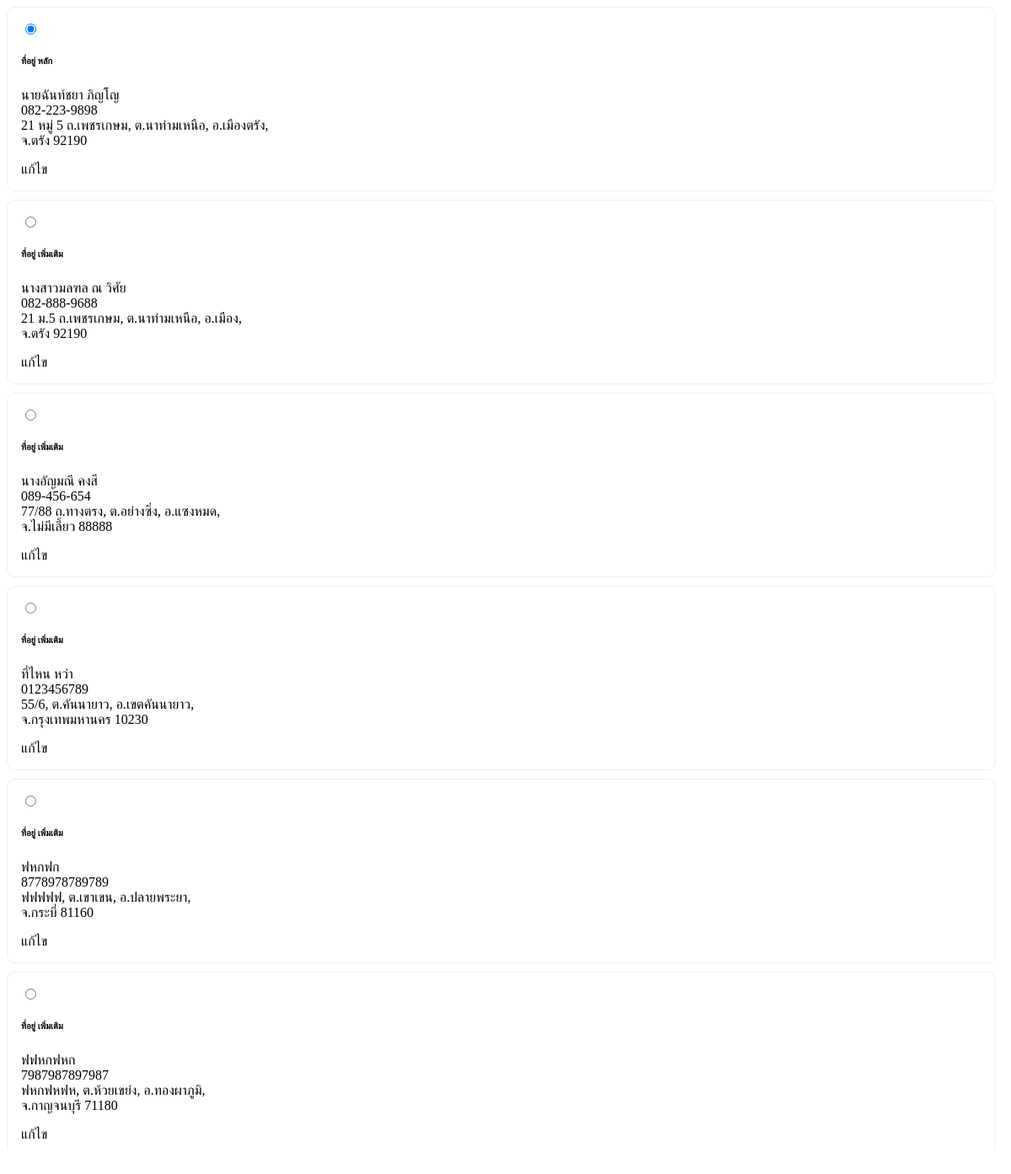
The page /checkout/address.php (signed in) on the database as committed earlier.
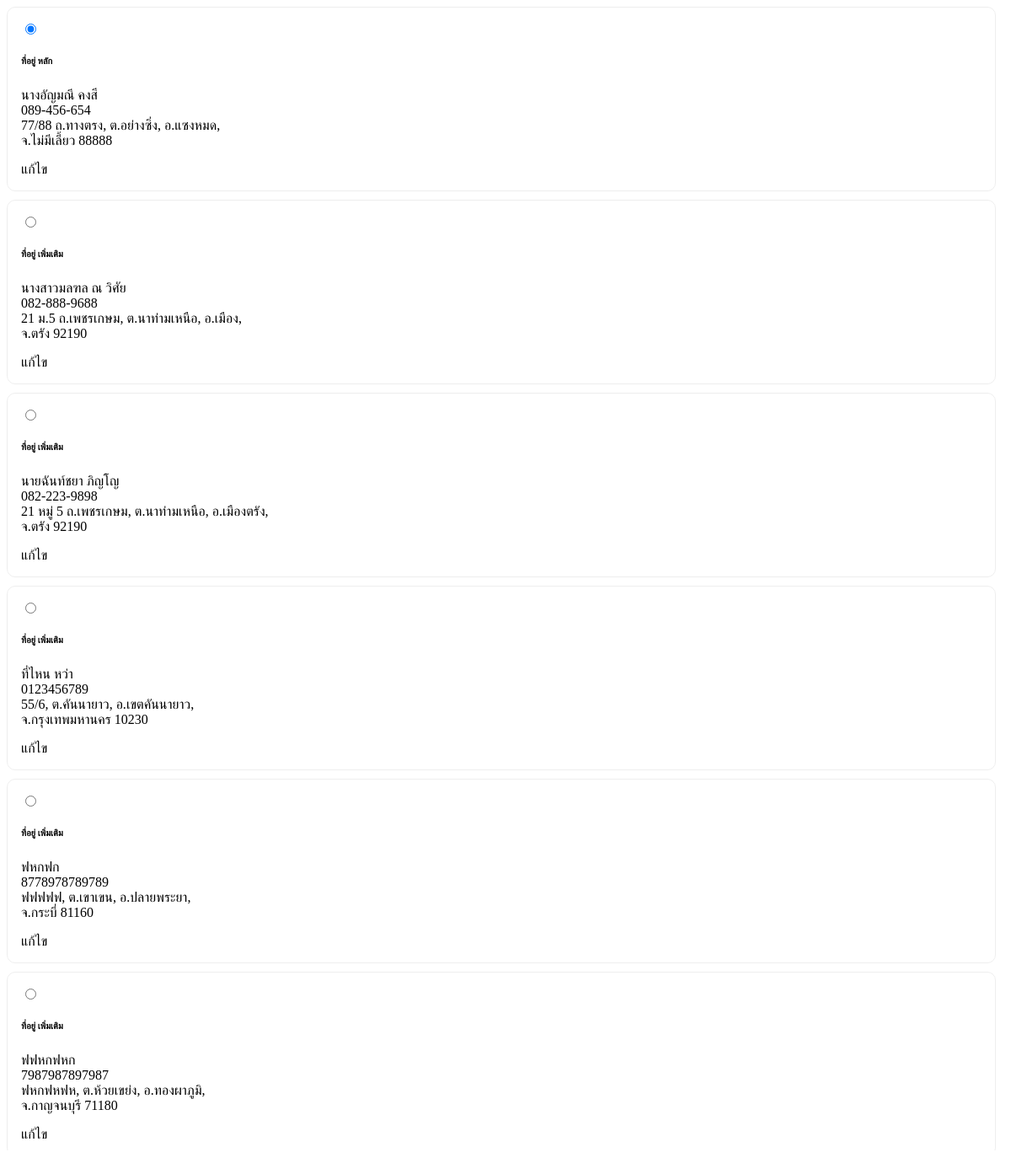
The same page on the database as committed later.
### tables this page shows
CREATE TABLE `customer_addresses` (
  `id` int NOT NULL,
  `customer_id` int NOT NULL,
  `name` varchar(255) DEFAULT NULL,
  `contact` varchar(255) DEFAULT NULL,
  `address` text NOT NULL,
  `sub_district` varchar(255) NOT NULL,
  `district` varchar(255) NOT NULL,
  `province` varchar(255) NOT NULL,
  `postal_code` varchar(10) NOT NULL,
  `is_primary` tinyint(1) DEFAULT '0'
);

### classes/DBConnection.php (called while the page is built, shortened)
<?php
class DBConnection{
    private $host = DB_SERVER;
    private $username = DB_USERNAME;
    private $password = DB_PASSWORD;
    private $database = DB_NAME;
    public $conn;
    public function __construct(){
        if (!isset($this->conn)) {
            $this->conn = new mysqli($this->host, $this->username, $this->password, $this->database);
        }
    }
}
?>

### classes/SystemSettings.php (called while the page is built, shortened)
<?php
class SystemSettings extends DBConnection
{
	function userdata($field = '')
	{
		if (!empty($field)) {
			if (isset($_SESSION['userdata'][$field]))
				return $_SESSION['userdata'][$field];
			else
				return null;
		} else {
			return false;
		}
	}
}
$_settings = new SystemSettings();

### checkout/address.php (the view, shortened to what this page needs)
<?php
require_once('../config.php');
?>
<div class="container-fluid address">
    <form id="confirm_form_1">
        <?php
        $addresses = $conn->query("SELECT * FROM customer_addresses WHERE customer_id = '{$_settings->userdata('id')}' ORDER BY is_primary DESC, id ASC");
        if ($addresses->num_rows > 0) {
            while ($row = $addresses->fetch_assoc()):
        ?>
                <div class="address-option d-flex justify-content-between align-items-center mb-2" onclick="selectAddress(this)">
                    <div class="flex-grow-1 d-flex align-items-center">
                        <input type="radio" name="address_id" value="<?= $row['id'] ?>" class="address-radio me-3" <?= ($row['is_primary'] == 1) ? 'checked' : '' ?>>
                        <div>
                            <h6 class="mb-0">
                                ที่อยู่ <?= ($row['is_primary'] == 1) ? 'หลัก <i class="fa-solid fa-star fa-sm"></i>' : 'เพิ่มเติม' ?>
                            </h6>
                            <p class="mb-0 text-muted small">
                                <?= htmlspecialchars($row['name']) ?><br>
                                <?= htmlspecialchars($row['contact']) ?><br>
                                <?= htmlspecialchars($row['address']) ?>,
                                ต.<?= htmlspecialchars($row['sub_district']) ?>,
                                อ.<?= htmlspecialchars($row['district']) ?>,
                                <?php
                                if (!empty($row['province'])) {
                                    echo "<br>จ." . htmlspecialchars($row['province']);
                                }
                                ?>
                                <?= htmlspecialchars($row['postal_code']) ?>
                            </p>
                        </div>
                    </div>
                    <div class="ms-3">
                        <a href="javascript:void(0)" class="edit-address"
                            data-id="<?= $row['id'] ?>"
                            data-name="<?= htmlspecialchars($row['name']) ?>"
                            data-contact="<?= htmlspecialchars($row['contact']) ?>"
                            data-address="<?= htmlspecialchars($row['address']) ?>"
                            data-sub_district="<?= htmlspecialchars($row['sub_district']) ?>"
                            data-district="<?= htmlspecialchars($row['district']) ?>"
                            data-province="<?= htmlspecialchars($row['province']) ?>"
                            data-postal_code="<?= htmlspecialchars($row['postal_code']) ?>"
                            style="color: black; text-decoration: none;">
                            <i class="fa-solid fa-pencil-alt"></i> แก้ไข
                        </a>
                    </div>
                </div>
        <?php
            endwhile;
        } else {
            echo '<div class="text-center text-muted">ยังไม่มีที่อยู่ที่บันทึกไว้</div>';
        }
        ?>
    </form>
</div>

### checkout/address.php (style rules this page uses)
.address { max-height: 60vh; overflow-y: auto; overflow-x: hidden; padding-right: 10px; }
.address input, .address select, .select2-container .select2-selection--single { border-radius: 13px !important; font-size: 16px; height: auto !important; padding: 0.3rem 0.5rem; }
.address-option { border: 1px solid #eee; padding: 1rem; margin-bottom: 10px; border-radius: 10px; cursor: pointer; position: relative; transition: all 0.2s ease; }

Rows that differ between the two databases and show on the page:
changed customer_addresses "นางอัญมณี คงสี": is_primary "☐" → "☑"; is_primary "เพิ่มเติม" → "หลัก"; moves up the list
shown differently, row unchanged: customer_addresses "นางสาวมลฑล ณ วิศัย": moves down the list
changed customer_addresses "นายฉันท์ชยา ภิญโญ": is_primary "☑" → "☐"; is_primary "หลัก" → "เพิ่มเติม"
